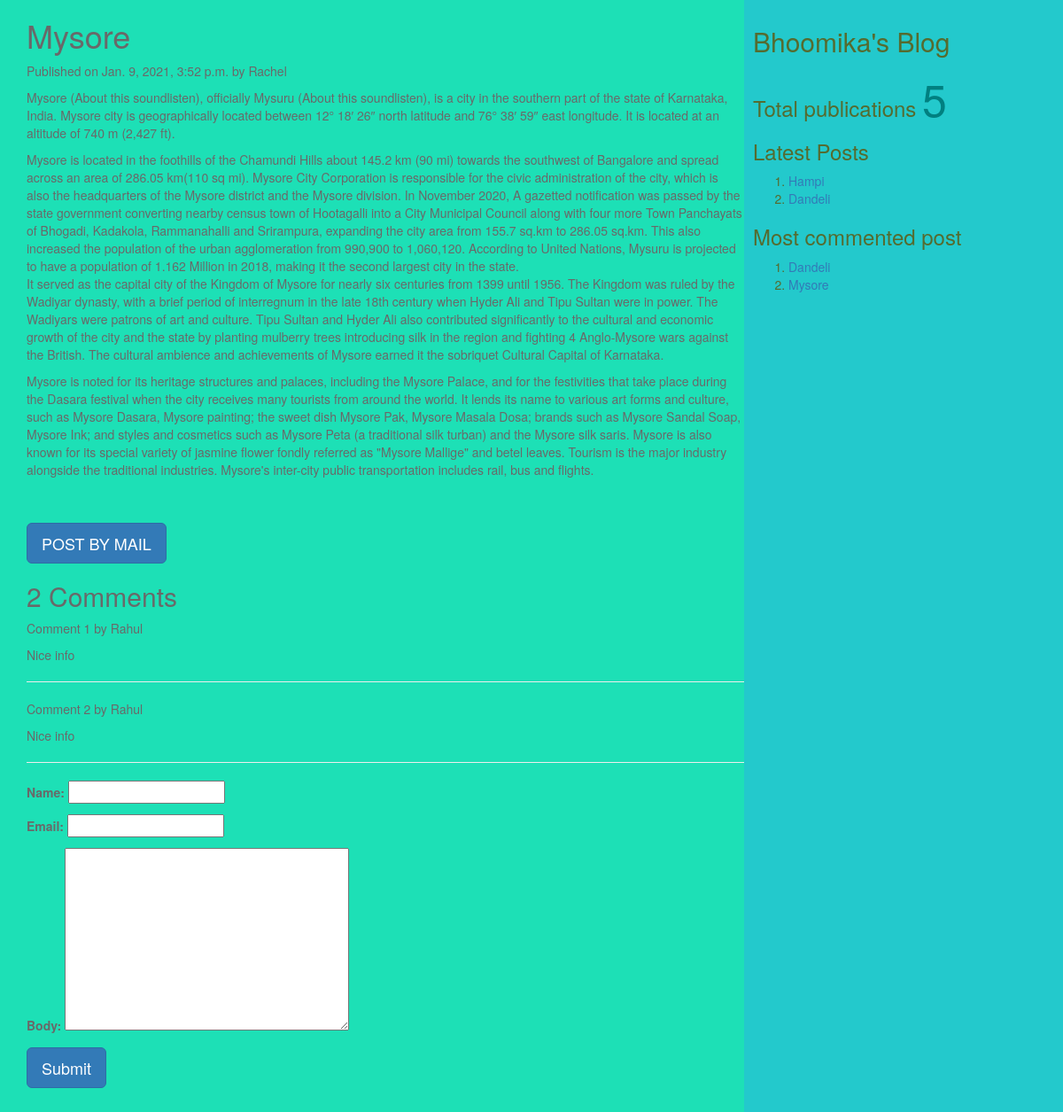
Screenshot of /2021/01/09/mysore/ with the database file from the repository.
### myApp/models.py (models this page shows, shortened)
class Post(models.Model):
    tags=TaggableManager()
    STATUS_CHOICE=(('draft','Draft'),('published','Published'))
    title=models.CharField(max_length=200)
    slug=models.SlugField(max_length=50,unique_for_date='publish')
    author=models.ForeignKey(User,related_name='blog_posts',on_delete=models.CASCADE)
    body=models.TextField()
    publish=models.DateTimeField(default=timezone.now)
    created=models.DateTimeField(auto_now_add=True)
    updates=models.DateTimeField(auto_now=True)
    status=models.CharField(max_length=20,choices=STATUS_CHOICE,default='draft')
    objects=CustomManager()
    class Meta:
        ordering=('-publish',)
    def get_absolute_url(self):
        return reverse('post_detail',args=[self.publish.year,self.publish.strftime('%m'),self.publish.strftime('%d'),self.slug])

class Comment(models.Model):
    post=models.ForeignKey(Post,related_name="comments",on_delete=models.CASCADE)
    name=models.CharField(max_length=50)
    email=models.EmailField()
    body=models.TextField()
    created=models.DateTimeField(auto_now_add=True)
    updates=models.DateTimeField(auto_now=True)
    active=models.BooleanField(default=True)
    class Meta:
        ordering=('created',)

### myApp/views.py (the view, shortened to what this page needs)
# urls.py: url(r'(?P<year>\d{4})/(?P<month>\d{2})/(?P<day>\d{2})/(?P<post>[-\w]+)/$',views.post_detail_view,name='post_detail'),
def post_detail_view(request,year,month,day,post):
    post=get_object_or_404(Post,slug=post,publish__year=year,publish__month=month,publish__day=day)
    comments=post.comments.filter(active=True)
    csubmit=False
    form=CommentForm()
    d={'post':post,'form':form,'csubmit':csubmit,'comments':comments}
    return render(request,'myApp/post_detail.html',d)

### myApp/forms.py
class CommentForm(forms.ModelForm):
    class Meta:
        model=Comment
        fields=('name','email','body')

### myApp/models.py (called while the page is built)
    def get_queryset(self):
        return super().get_queryset().filter(status='published')

### myApp/templatetags/mytags.py (called while the page is built)
@register.simple_tag
def total_posts():
    return Post.objects.count()

@register.inclusion_tag('myApp/latest_post.html')
def show_latest_posts(count=3):
    latest_posts=Post.objects.order_by('-publish')[:count]
    return {'latest_posts':latest_posts}

@register.simple_tag
def get_most_commented_posts(count=2):
    return Post.objects.annotate(total_comments=Count('comments')).order_by('-total_comments')[:count]

### templates/myApp/post_detail.html (shortened to what this page needs)
<html>
    {%extends 'myApp/parent.html'%}
        {%block content_block%}
        <h1>{{post.title}}</h1>
        <p>Published on {{post.publish}} by {{post.author|title}}</p>
        {{post.body|linebreaks}}<br><br>
        <a href="/{{post.id}}/share" class='btn btn-lg btn-primary'>POST BY MAIL</a>
        {%with comments.count as comments_count%}
        <h2>{{comments_count}} Comment{{comments_count|pluralize}} </h2>
        {%endwith%}
        {%if comments%}
         {%for c in comments%}
         <p>Comment {{forloop.counter}} by {{c.name}}</p>
         <div>{{c.body|linebreaks}}</div>
         <hr>
        {%endfor%}
        {%else%}
         <p style="color:blue;font-size:30px;font-style:bold;border-bottom:1px red solid">There are no comments</p>
        {%endif%}
        {%if csubmit%}
        <h1>Thank you....Your comment has been added successfully!!!!</h1>
        {%else%}
        <form method="post">
            {{form.as_p}}
            <input type="submit" class='btn btn-lg btn-primary' value="Submit">
        </form>
        {%endif%}
        {%endblock%}

### templates/myApp/parent.html (shortened to what this page needs)
<html>
{%load mytags%}
    <head>
        <link rel="stylesheet" href="https://maxcdn.bootstrapcdn.com/bootstrap/3.3.7/css/bootstrap.min.css">
    </head>
    <body>
        <div class="content" style="width:70%;float:left;background-color:1de0b6;color:dimgrey;height:300%;padding:0 0 0 30px">
            {%block content_block%}
            {%endblock%}
        </div>
        <div class="sidebar" style="width:30%;float:right;background-color:23c9cc;color:darkolivegreen;height:300%;padding:10px">
            <h2>Bhoomika's Blog</h2>
            <h3>Total publications
                <span style="color:teal;font-size:50px">
                    {%total_posts%}</span>
                    <h3>Latest Posts</h3>
                    {% show_latest_posts 2 %}
                    <h3>Most commented post</h3>
                    {% get_most_commented_posts as m%}
                    <ol>
                        {%for post in m%}
                        <li><a href="{{post.get_absolute_url}}">{{post.title}}</a></li>
                        {%endfor%}
                    </ol>
            </h3>
        </div>
    </body>
</html>

### templates/myApp/latest_post.html
<!DOCTYPE html>
<html lang="en" dir="ltr">
<body>
    <ol>
    {%for post in latest_posts%}
    <li><a href="{{post.get_absolute_url}}">{{post.title}}</a></li>
    {%endfor%}
    </ol>
</body>
</html>

### rows the page displays
Post: title "Mysore", publish "Jan. 9, 2021, 3:52 p.m.", author "Rachel", body "Mysore (About this soundlisten), officially Mysuru (About this soundlisten), is a city in the southern part of the state of Karnataka, India. Mysore city is geographically located between 12° 18′ 26″ north latitude and 76° 38′ 59″ east longitude. It is located at an altitude of 740 m (2,427 ft). Mysore is located in the foothills of the Chamundi Hills about 145.2 km (90 mi) towards the southwest of Bangalore and spread across an area of 286.05 km(110 sq mi). Mysore City Corporation is responsible for the civic administration of the city, which is also the headquarters of the Mysore district and the Mysore division. In November 2020, A gazetted notification was passed by the state government…"
Comment: name "Rahul", body "Nice info"
Comment: name "Rahul", body "Nice info"
Post: title "Hampi"
Post: title "Dandeli"

### other values shown
{{ comments_count }} "2"
